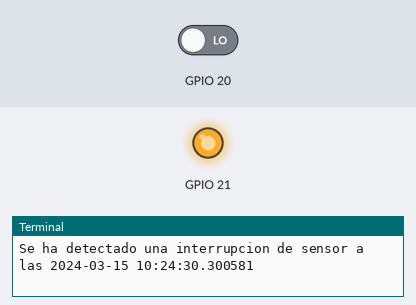
Recording of a program running on a simulated Raspberry Pi (BCM pin numbers). Shown: output pins drawn as LEDs (lit = HIGH), the last lines printed to the terminal. Inputs (shaded band) come from the test bench; at power-on: GPIO 20 LOW. The clock reads 2024-03-15 10:24:30 at power-on unless the program sets it; each call to the cloud database takes 0.3 s, and an entry nobody has set reads as its off value or as empty.

Above: at 1.5 s.
1.6 s: GPIO 20 driven HIGH
At 2.1 s:
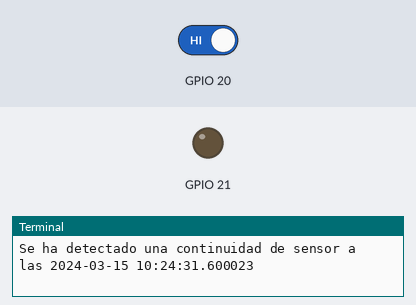
3.1 s: GPIO 20 driven LOW
At 4.4 s:
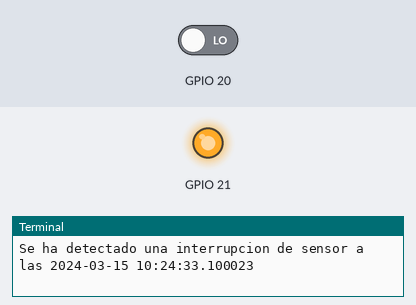
Timing chart, 0 to 6.1 s (numbered marks = the images above; inputs shaded):
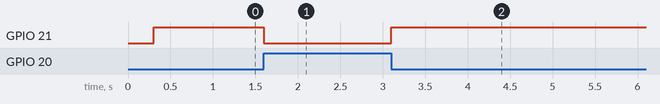

The program:

lab7.py
```python
from datetime import datetime
import RPi.GPIO as GPIO
import sys
import signal
import firebase_admin
from firebase_admin import credentials
from firebase_admin import db
import time
from os import system

tiempo = datetime.now()
GPIO.setwarnings(False)
GPIO.setmode(GPIO.BCM)
GPIO.setup(21, GPIO.OUT)
GPIO.setup(20, GPIO.IN)

PATH_CRED = '/home/pi/Desktop/cred.json'
URL_DB = 'https://arquiii-default-rtdb.firebaseio.com/'
cred = credentials.Certificate(PATH_CRED)
firebase_admin.initialize_app(cred, {
    'databaseURL': URL_DB
})
REF = db.reference("/")

REF.set({
    'Proceso':
    {
    }
})

REF = db.reference("/Interrumpcion o Continuidad")

def insertar(estado):
    tiempo = datetime.now()
    if(estado == 1):
        REF.push({
                    "Fecha y hora": str(tiempo),
                    "Proceso": "Continuidad",
                    })

    else:
        REF.push({
                    "Fecha y hora": str(tiempo),
                    "Proceso": "Interrupcion",
                    })


while True:
    tiempo = datetime.now()

    if GPIO.input(20):
        GPIO.output(21, False)
        print("Se ha detectado una continuidad de sensor a las " +  str(tiempo))
        insertar(1)
        while GPIO.input(20):
            tiempo = datetime.now()
    else:
        GPIO.output(21, True)
        print("Se ha detectado una interrupcion de sensor a las " + str(tiempo))
        insertar(0)
        while  not GPIO.input(20):
            tiempo = datetime.now()

GPIO.cleanup()
```

Measured:
- after the input at 1.6 s, GPIO 21: HIGH → LOW at once
- after the input at 3.1 s, GPIO 21: LOW → HIGH at once
